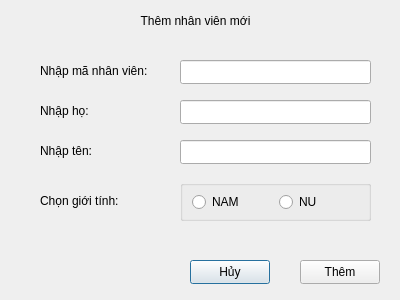
<?xml version="1.0" encoding="UTF-8"?>
<ui version="4.0">
 <class>AddNhanVienDialog</class>
 <widget class="QDialog" name="AddNhanVienDialog">
  <property name="geometry">
   <rect>
    <x>0</x>
    <y>0</y>
    <width>400</width>
    <height>300</height>
   </rect>
  </property>
  <property name="windowTitle">
   <string>Dialog</string>
  </property>
  <widget class="QLabel" name="label_2">
   <property name="geometry">
    <rect>
     <x>40</x>
     <y>60</y>
     <width>121</width>
     <height>21</height>
    </rect>
   </property>
   <property name="text">
    <string>Nhập mã nhân viên:</string>
   </property>
   <property name="alignment">
    <set>Qt::AlignmentFlag::AlignLeading|Qt::AlignmentFlag::AlignLeft|Qt::AlignmentFlag::AlignVCenter</set>
   </property>
  </widget>
  <widget class="QLabel" name="label">
   <property name="geometry">
    <rect>
     <x>130</x>
     <y>10</y>
     <width>131</width>
     <height>21</height>
    </rect>
   </property>
   <property name="text">
    <string>Thêm nhân viên mới</string>
   </property>
   <property name="alignment">
    <set>Qt::AlignmentFlag::AlignCenter</set>
   </property>
  </widget>
  <widget class="QLabel" name="label_5">
   <property name="geometry">
    <rect>
     <x>40</x>
     <y>190</y>
     <width>101</width>
     <height>21</height>
    </rect>
   </property>
   <property name="text">
    <string>Chọn giới tính:</string>
   </property>
   <property name="alignment">
    <set>Qt::AlignmentFlag::AlignLeading|Qt::AlignmentFlag::AlignLeft|Qt::AlignmentFlag::AlignVCenter</set>
   </property>
  </widget>
  <widget class="QLineEdit" name="txtTenNV">
   <property name="geometry">
    <rect>
     <x>180</x>
     <y>140</y>
     <width>191</width>
     <height>24</height>
    </rect>
   </property>
  </widget>
  <widget class="QPushButton" name="btnCancel">
   <property name="geometry">
    <rect>
     <x>190</x>
     <y>260</y>
     <width>80</width>
     <height>24</height>
    </rect>
   </property>
   <property name="text">
    <string>Hủy</string>
   </property>
  </widget>
  <widget class="QLabel" name="label_3">
   <property name="geometry">
    <rect>
     <x>40</x>
     <y>100</y>
     <width>101</width>
     <height>21</height>
    </rect>
   </property>
   <property name="text">
    <string>Nhập họ:</string>
   </property>
   <property name="alignment">
    <set>Qt::AlignmentFlag::AlignLeading|Qt::AlignmentFlag::AlignLeft|Qt::AlignmentFlag::AlignVCenter</set>
   </property>
  </widget>
  <widget class="QPushButton" name="btnOK">
   <property name="geometry">
    <rect>
     <x>300</x>
     <y>260</y>
     <width>80</width>
     <height>24</height>
    </rect>
   </property>
   <property name="text">
    <string>Thêm</string>
   </property>
  </widget>
  <widget class="QLabel" name="label_4">
   <property name="geometry">
    <rect>
     <x>40</x>
     <y>140</y>
     <width>111</width>
     <height>21</height>
    </rect>
   </property>
   <property name="text">
    <string>Nhập tên:</string>
   </property>
   <property name="alignment">
    <set>Qt::AlignmentFlag::AlignLeading|Qt::AlignmentFlag::AlignLeft|Qt::AlignmentFlag::AlignVCenter</set>
   </property>
  </widget>
  <widget class="QLineEdit" name="txtMaNV">
   <property name="geometry">
    <rect>
     <x>180</x>
     <y>60</y>
     <width>191</width>
     <height>24</height>
    </rect>
   </property>
   <property name="maxLength">
    <number>10</number>
   </property>
  </widget>
  <widget class="QLineEdit" name="txtHoNV">
   <property name="geometry">
    <rect>
     <x>180</x>
     <y>100</y>
     <width>191</width>
     <height>24</height>
    </rect>
   </property>
  </widget>
  <widget class="QGroupBox" name="groupBox">
   <property name="geometry">
    <rect>
     <x>180</x>
     <y>180</y>
     <width>191</width>
     <height>41</height>
    </rect>
   </property>
   <property name="title">
    <string/>
   </property>
   <layout class="QHBoxLayout" name="horizontalLayout">
    <item>
     <widget class="QRadioButton" name="radioNam">
      <property name="text">
       <string>NAM</string>
      </property>
     </widget>
    </item>
    <item>
     <widget class="QRadioButton" name="radioNu">
      <property name="text">
       <string>NU</string>
      </property>
     </widget>
    </item>
   </layout>
  </widget>
 </widget>
 <resources/>
 <connections/>
</ui>
